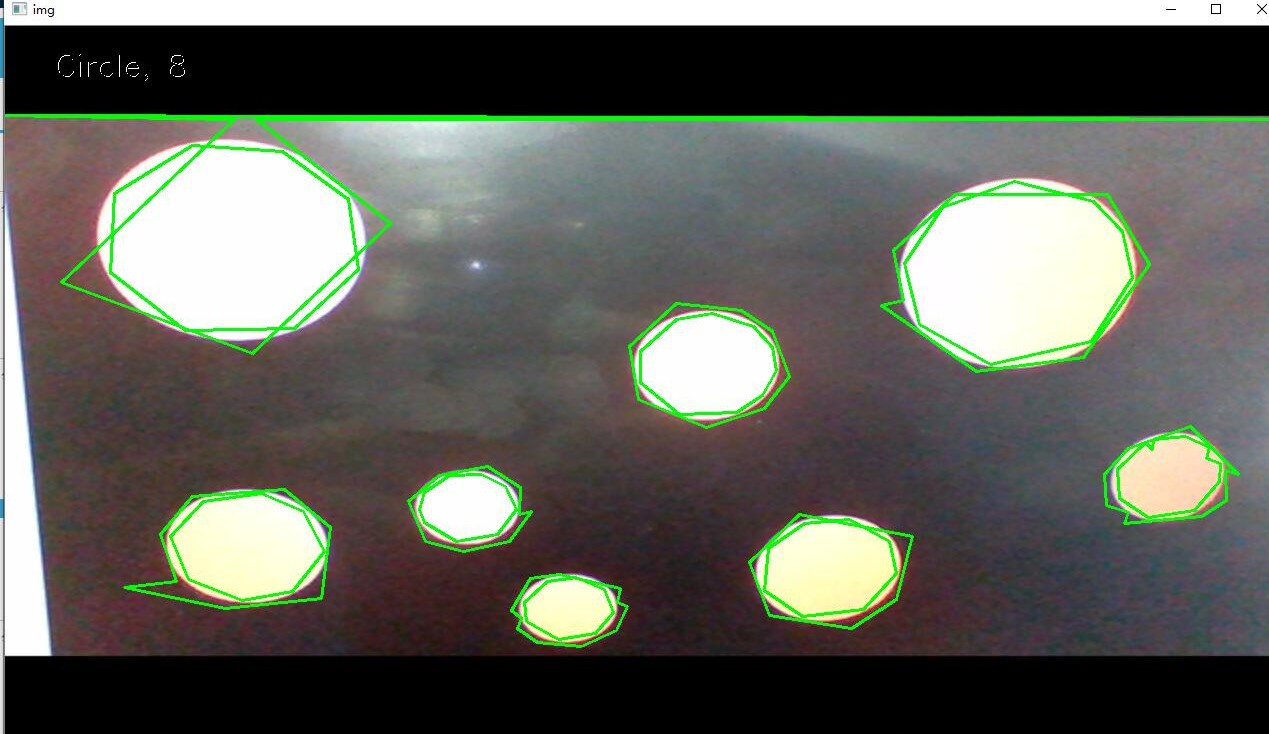
#> input picture circles.jpg, 1269 x 734 px, given in place of the camera
$ python shape_detect.py
#> lines starting #> are read from the running program, lines starting #| are printed output that depends on the picture; after the words box and inside, x2 and y2 are one past the last pixel; in counts of white or black regions, pixels touching at a corner belong together
import cv2 as cv
import numpy as np


def edge_capture(img):
    # 用拉普拉斯金字塔可去除屏幕上的摩尔纹获得边缘，再用canny检测边缘
    # 此时边缘很细，灰尘会产生很多椒盐类噪声
    pyr = cv.pyrDown(img)
    img_ = cv.pyrUp(pyr)
    sub = cv.subtract(img, img_)
    sub_gray = cv.cvtColor(sub, cv.COLOR_BGR2GRAY)
    dst = cv.Canny(sub_gray, 5, 13)
    return dst


def pre_noise_remove(dst):
    # 形态转换初步除去椒盐类噪声，并加粗边缘，内核大小已用轨迹栏调试法
    kernel1 = np.ones((5, 5))
    kernel2 = np.ones((4, 4))
    dilate = cv.morphologyEx(dst, cv.MORPH_DILATE, kernel1)
    mor_dst = cv.morphologyEx(dilate, cv.MORPH_ERODE, kernel2)
    return mor_dst


def noise_remove_pro(contours):
    # 该函数返回除错后近似曲线的集合，各轮廓边数的集合，除错后检测到的多边形个数
    # 用S/l法过滤较大的椒盐类噪声
    indexes = []    # 正确轮廓在全部轮廓中的索引表
    centroids = []
    lengths = []
    approxes = []
    for i in range(len(contours)):
        l = cv.arcLength(contours[i], True) # 周长
        approx = cv.approxPolyDP(contours[i], 0.017 * l, True)  # 此处近似函数的精度参数还可以继续优化
        S = cv.contourArea(approx)  # 面积
        if S == 0:
            continue
        if S / l >= 5 and S > 10:   # 椒盐类噪声的面积周长比较小，即可理解为直径较小
            indexes.append(i)
            lengths.append(l)
            M = cv.moments(approx)
            Cx = int(M['m10'] / M['m00'])
            Cy = int(M['m01'] / M['m00'])
            centroids.append((Cx, Cy))
            approxes.append(approx)
            cv.drawContours(img, [approx], 0, (0, 255, 0), thickness=2)  # 标记出边缘
    # 原本应是预检测形状，去除错误边缘后再检测一次形状，但后来发现加权重后直接检测就有很高的准确度了
    shape = shape_detect(approxes, indexes)  # 直接检测形状
    # 用质心法去除canny检测的边框效应，质心距太近的会被舍弃
    wrongs = 0
    for i in range(len(lengths)):
        # 始终与后一个边框比较质心距，过近会被标记
        x_dist = centroids[i][0] - centroids[(i + 1) % len(centroids)][0]
        y_dist = centroids[i][1] - centroids[(i + 1) % len(centroids)][1]
        dist = np.sqrt(x_dist ** 2 + y_dist ** 2)
        if dist < (lengths[i] / 8):
            wrongs += 1
        else:
            continue
    number = len(approxes) - wrongs  # 计算数目
    return shape, number


def shape_detect(approxes, indexes):
    # 用投票法选举多边形图形形状
    votes = {'Star': 0,
             'Triangle': 0,
             'Rectangle': 0,
             'Pentagon': 0,
             'Circle': 0,
             'None': 0
             }
    shape = 'None'
    for i in range(len(approxes)):
        approx = approxes[i]
        fig = np.zeros((720, 1280), np.uint8)   # 创建画布
        cv.drawContours(fig, contours, indexes[i], (255, 255, 255), thickness=1)    # 独立画出每个边缘
        circle_or_not = circles_or_not(fig)     # 检测每个边缘是否为圆
        isConvex = cv.isContourConvex(approx)
        if not isConvex and len(approx) == 10:
            votes['Star'] += 1
        elif isConvex and len(approx) == 3:
            votes['Triangle'] += 1
        elif isConvex and len(approx) == 4:
            votes['Rectangle'] += 1
        elif isConvex and len(approx) == 5:
            votes['Pentagon'] += 1
        # Circle和None的权重都是1/3，避免噪声的干扰
        elif circle_or_not:
            votes['Circle'] += 0.34
        else:
            votes['None'] += 0.34
    for key, value in votes.items():
        if value == max(votes.values()):
            shape = key
    return shape


def circles_or_not(gray):
    # 只用来检测是否存在圆
    circles = cv.HoughCircles(gray, cv.HOUGH_GRADIENT, 2, 100, param1=100, param2=60, maxRadius=300)
    try:
        if circles.any():
            return True
    except:
        return False


#main()
'''
# 图片检测的代码
img = cv.imread("C:/Users/10747/Desktop/2.jpg")
img = cv.resize(img, (1280, 720))
dst = edge_capture(img)
mor_dst = pre_noise_remove(dst)
contours, hierarchy = cv.findContours(mor_dst, cv.RETR_TREE, cv.CHAIN_APPROX_NONE)
shape, number = noise_remove_pro(contours)
text = str(shape) + ', ' + str(number)
cv.putText(img, text, (50, 50), cv.FONT_HERSHEY_SIMPLEX, 1, (255, 255, 255))
cv.putText(img, text, (51, 51), cv.FONT_HERSHEY_SIMPLEX, 1, (0, 0, 0))
cv.imshow("DST", img)
cv.waitKey(0)
'''
# 视频检测
cap = cv.VideoCapture(1)    # 使用外接摄像头
while True:
    ret, img = cap.read()
#> img is the input picture: shape (734, 1269, 3); mean B, G, R 91.3, 99.2, 97.7
    img = cv.resize(img, (1280,720))
#> img: shape (720, 1280, 3)
    dst = edge_capture(img)
#> in edge_capture, `dst = cv.Canny(sub_gray, 5, 13)`:
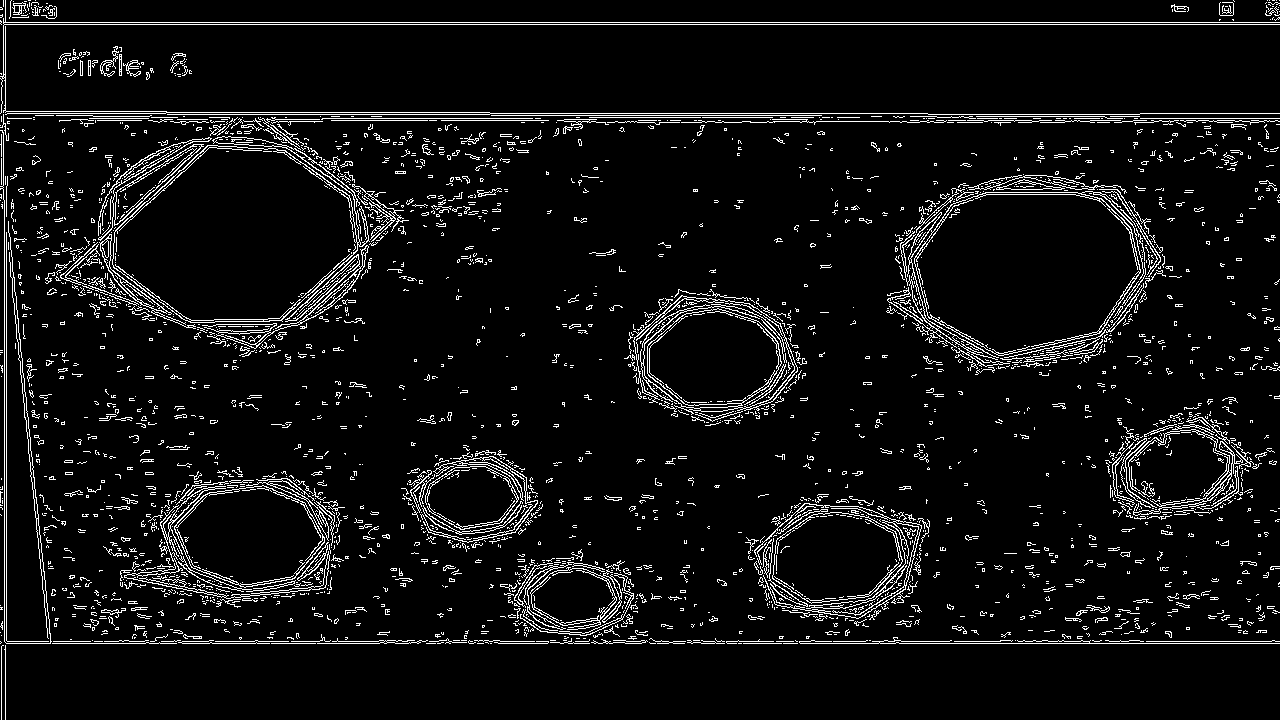
#> dst: shape (720, 1280); 6.3% white in thin lines or dots
    mor_dst = pre_noise_remove(dst)
    contours, hierarchy = cv.findContours(mor_dst, cv.RETR_TREE, cv.CHAIN_APPROX_NONE)
#> contours = 631 contours, 283 with area under 20; largest, box (x1, y1, x2, y2) and area: (0, 0, 1280, 720) 99643, (886, 168, 1183, 377) 40871, (116, 148, 355, 321) 29388, (918, 195, 1138, 354) 26496, (103, 467, 350, 609) 21614
    shape, number = noise_remove_pro(contours)
#> the loop in noise_remove_pro, `for i in range(len(contours)):` made 631 passes
#> (l, S, Cx, Cy) on passes 175, 176, 203, 207, 238, 239, 289, 293: (743.7, 17344.5, 838, 559), (383.1, 7709, 836, 557), (1142.4, 21342.5, 243, 536), (407.8, 9569, 249, 535), (565.2, 10169, 473, 499), (249.2, 3448.5, 470, 497), (736.8, 12140.5, 1179, 468), (332.4, 4232, 1180, 468)
#> after the loop in noise_remove_pro, `for i in range(len(contours)):`:
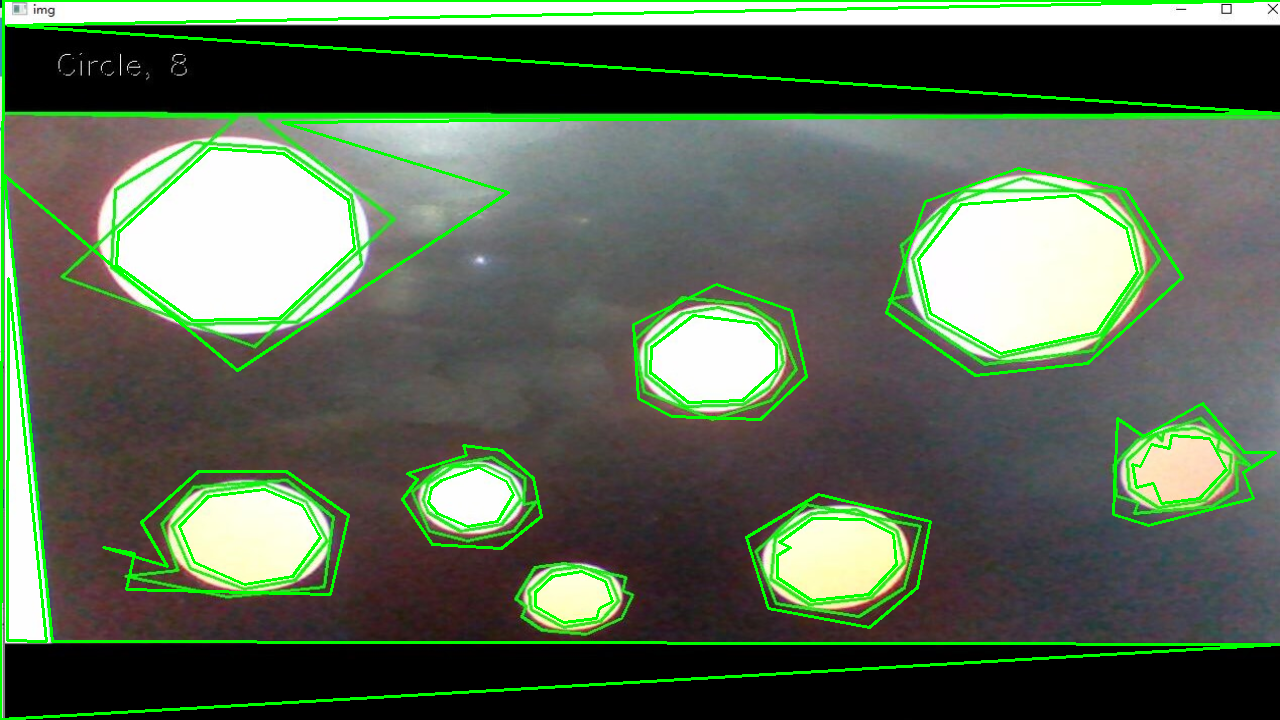
#> img: shape (720, 1280, 3); mean B, G, R 84.5, 104.9, 90.5
#> after the loop in noise_remove_pro, `for i in range(len(contours)):`: approxes = 16 contours; largest, box (x1, y1, x2, y2) and area: (0, 0, 1280, 720) 212070, (886, 168, 1183, 376) 42757, (116, 148, 355, 321) 29428, (918, 195, 1138, 354) 25770, (103, 471, 349, 595) 21342; centroids = [(838, 559), (836, 557), (243, 536), (249, 535), (473, 499), (470, 497), (1179, 468), (1180, 468), (717, 356), (713, 359), (1028, 271), (1026, 270), (340, 283), (572, 596), (20, 519), (237, 236)]; indexes = [174, 175, 202, 206, 237, 238, 288, 292, 428, 430, 518, 520, 599, 606, 610, 620]; lengths = [743.7, 383.1, 1142.4, 407.8, 565.2, 249.2, 736.8, 332.4, 710.9, 372.5, 1178.6, 650.8, 13184.3, 218.5, 785.2, 688.2]
#> the loop in shape_detect, `for i in range(len(approxes)):` made 16 passes
#> after the loop in shape_detect, `for i in range(len(approxes)):`:
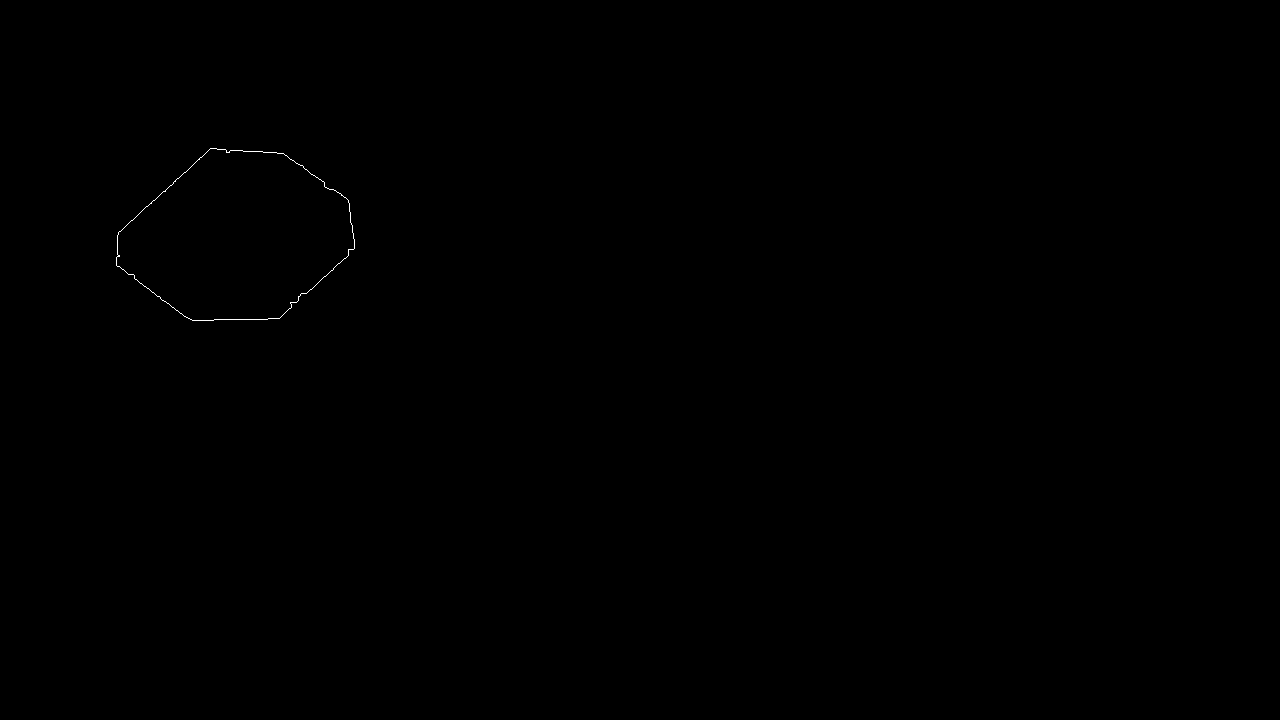
#> fig: shape (720, 1280); 0.06% white in thin lines or dots, all inside (x1, y1, x2, y2) = (116, 148, 355, 321)
#> after the loop in shape_detect, `for i in range(len(approxes)):`: votes = {'Star': 2, 'Triangle': 1, 'Rectangle': 0, 'Pentagon': 0, 'Circle': 2.72, 'None': 1.7}
#> the loop in shape_detect, `for key, value in votes.items():` made 6 passes
#> (key, value, shape) on pass 5: ('Circle', 2.72, 'Circle')
#> in noise_remove_pro, `shape = shape_detect(approxes, indexes)`: shape = 'Circle'
#> the loop in noise_remove_pro, `for i in range(len(lengths)):` made 16 passes
#> (x_dist, y_dist, dist) on passes 1 to 8: (2, 2, 2.83), (593, 21, 593.4), (-6, 1, 6.08), (-224, 36, 226.9), (3, 2, 3.61), (-709, 29, 709.6), (-1, 0, 1), (463, 112, 476.4)
#> after the loop in noise_remove_pro, `for i in range(len(lengths)):`: wrongs = 7
#> in noise_remove_pro, `number = len(approxes) - wrongs`: number = 9
#> shape = 'Circle'; number = 9
    text = shape + ', ' + str(number)
#> text = 'Circle, 9'
    cv.putText(img, text, (50, 50), cv.FONT_HERSHEY_SIMPLEX, 1, (255, 255, 255))
#> img: shape (720, 1280, 3); 0.03% of pixels changed, all inside (x1, y1, x2, y2) = (53, 28, 179, 55)
    cv.putText(img, text, (51, 51), cv.FONT_HERSHEY_SIMPLEX, 1, (0, 0, 0))
#> img: shape (720, 1280, 3); mean B, G, R 84.6, 105, 90.6
    cv.imshow("img", img)
    if cv.waitKey(1) & 0xFF == ord('q'):
#> (key q is pressed here)
        cap.release()
        break

cv.destroyAllWindows()

$ run again, on rect.jpg
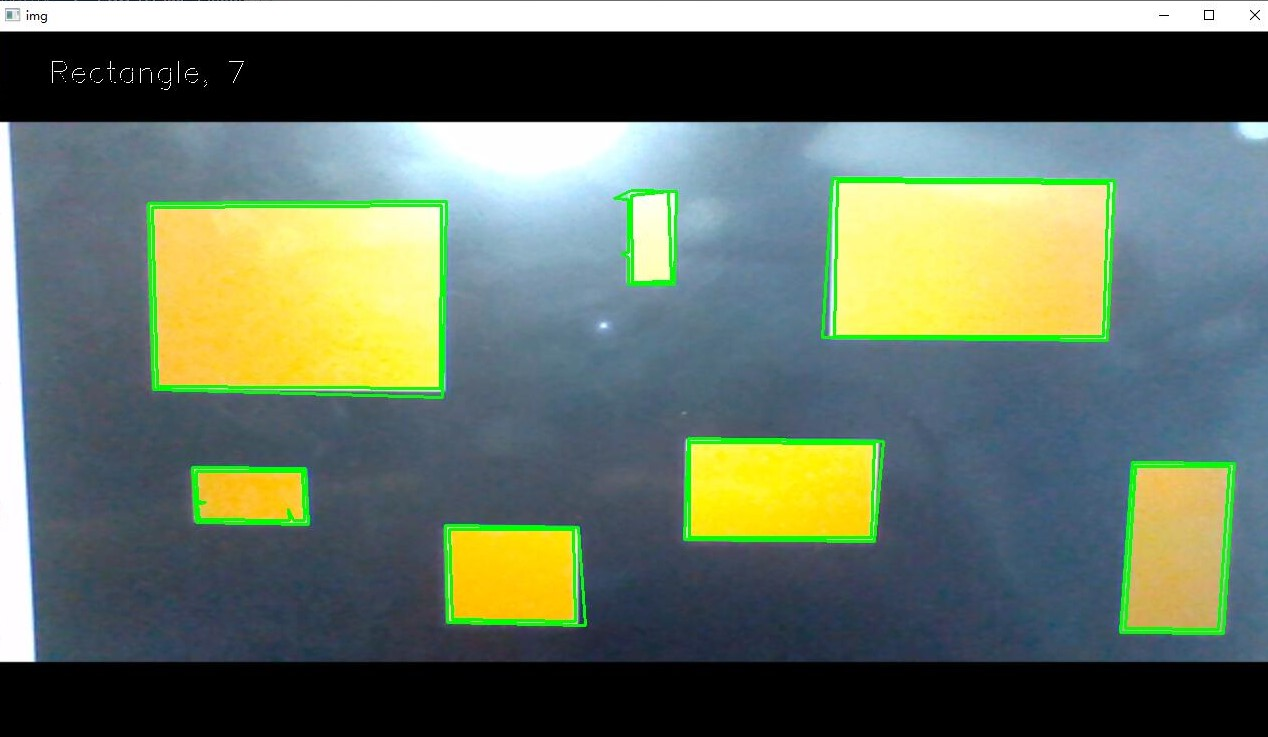
#> input picture rect.jpg, 1268 x 737 px, given in place of the camera
#> img is the input picture: shape (737, 1268, 3); mean B, G, R 98.3, 114.7, 101.5
#> in edge_capture, `dst = cv.Canny(sub_gray, 5, 13)`:
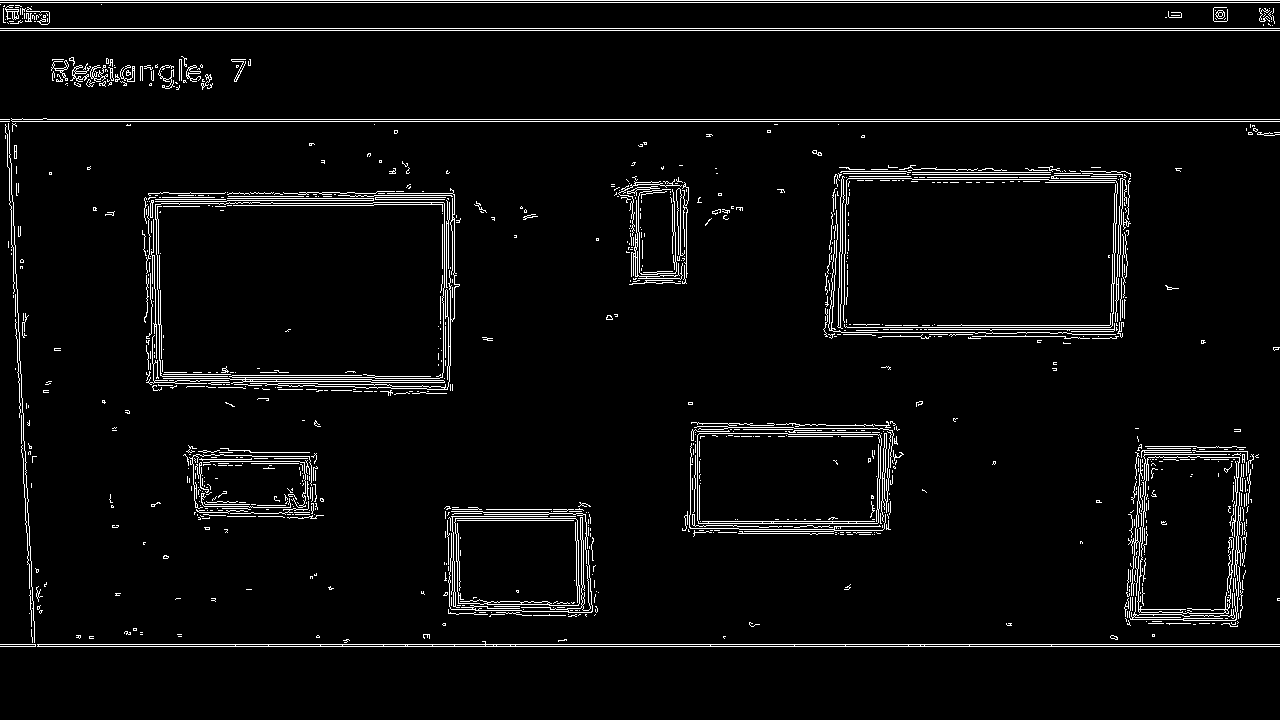
#> dst: shape (720, 1280); 4.2% white in thin lines or dots, all inside (x1, y1, x2, y2) = (0, 0, 1280, 647)
#> dilate: shape (720, 1280); 14% white; 103 white regions, largest, box (x1, y1, x2, y2) and area: (0, 116, 1280, 649) 24119, (140, 182, 463, 398) 18097, (0, 0, 1280, 33) 17065
#> mor_dst: shape (720, 1280); 10.1% white; 107 white regions (29 under 20 px)
#> contours = 128 contours, 64 with area under 20; largest, box (x1, y1, x2, y2) and area: (142, 184, 462, 397) 60825, (823, 165, 1132, 345) 50164, (158, 204, 445, 379) 47132, (844, 179, 1116, 326) 37868, (682, 421, 905, 538) 22430
#> the loop in noise_remove_pro, `for i in range(len(contours)):` made 128 passes
#> (l, approx, S, Cx, Cy) on passes 30, 32, 44, 46, 53: (605, [[591, 506], [446, 506], [448, 614], [595, 616]], 15911, 520, 560), (410.4, [[458, 522], [574, 521], [577, 601], [465, 601]], 9065.5, 518, 561), (696.4, [[1137, 436], [1127, 625], [1238, 627], [1259, 454]], 21241.5, 1189, 533), (546.2, [[1230, 460], [1225, 608], [1145, 609], [1156, 463]], 11303, 1189, 535), (707.9, [[900, 429], [691, 422], [682, 531], [891, 530]], 21972, 789, 477)
#> after the loop in noise_remove_pro, `for i in range(len(contours)):`: approxes = 15 contours; largest, box (x1, y1, x2, y2) and area: (146, 190, 455, 392) 59924, (825, 167, 1132, 338) 49298, (161, 205, 444, 373) 46261, (848, 180, 1115, 325) 37482, (682, 422, 901, 532) 21972; centroids = [(520, 560), (518, 561), (253, 482), (252, 483), (1189, 533), (1189, 535), (789, 477), (787, 478), (301, 289), (302, 289), (656, 231), (656, 232), (978, 253), (980, 252), (88, 73)]; indexes = [29, 31, 38, 41, 43, 45, 52, 54, 86, 88, 91, 92, 100, 102, 118]; lengths = [605, 410.4, 466.5, 388, 696.4, 546.2, 707.9, 597.8, 1153.6, 991.9, 410.4, 233.1, 1035, 874.5, 283.6]
#> the loop in shape_detect, `for i in range(len(approxes)):` made 15 passes
#> (approx, isConvex) on passes 1, 2, 5, 6, 7, 8, 9: ([[591, 506], [446, 506], [448, 614], [595, 616]], True), ([[458, 522], [574, 521], [577, 601], [465, 601]], True), ([[1137, 436], [1127, 625], [1238, 627], [1259, 454]], True), ([[1230, 460], [1225, 608], [1145, 609], [1156, 463]], True), ([[900, 429], [691, 422], [682, 531], [891, 530]], True), ([[700, 440], [877, 435], [870, 520], [701, 521]], True), ([[454, 190], [148, 193], [146, 383], [453, 391]], True)
#> after the loop in shape_detect, `for i in range(len(approxes)):`: votes = {'Star': 1, 'Triangle': 0, 'Rectangle': 10, 'Pentagon': 0, 'Circle': 0, 'None': 1.36}
#> the loop in shape_detect, `for key, value in votes.items():` made 6 passes
#> (key, value, shape) on pass 3: ('Rectangle', 10, 'Rectangle')
#> in noise_remove_pro, `shape = shape_detect(approxes, indexes)`: shape = 'Rectangle'
#> the loop in noise_remove_pro, `for i in range(len(lengths)):` made 15 passes
#> (x_dist, y_dist, dist) on passes 1 to 8: (2, -1, 2.24), (265, 79, 276.5), (1, -1, 1.41), (-937, -50, 938.3), (0, -2, 2), (400, 58, 404.2), (2, -1, 2.24), (486, 189, 521.5)
#> after the loop in noise_remove_pro, `for i in range(len(lengths)):`: wrongs = 7
#> in noise_remove_pro, `number = len(approxes) - wrongs`: number = 8
#> `shape, number = noise_remove_pro(contours)`: shape = 'Rectangle'; number = 8
#> text = 'Rectangle, 8'
#> `cv.putText(img, text, (50, 50), cv.FONT_HERSHEY_SIMPLEX, 1, (255, 255,..`:
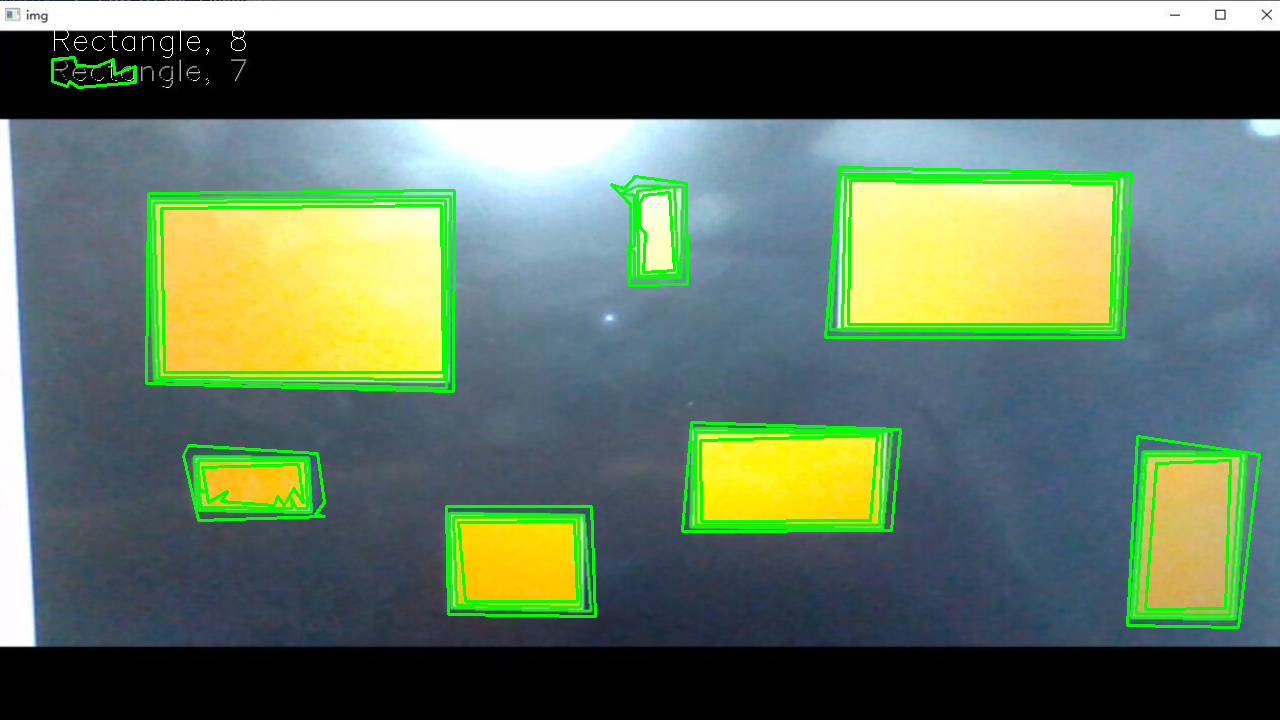
#> img: shape (720, 1280, 3); mean B, G, R 95.4, 117.2, 97.4
